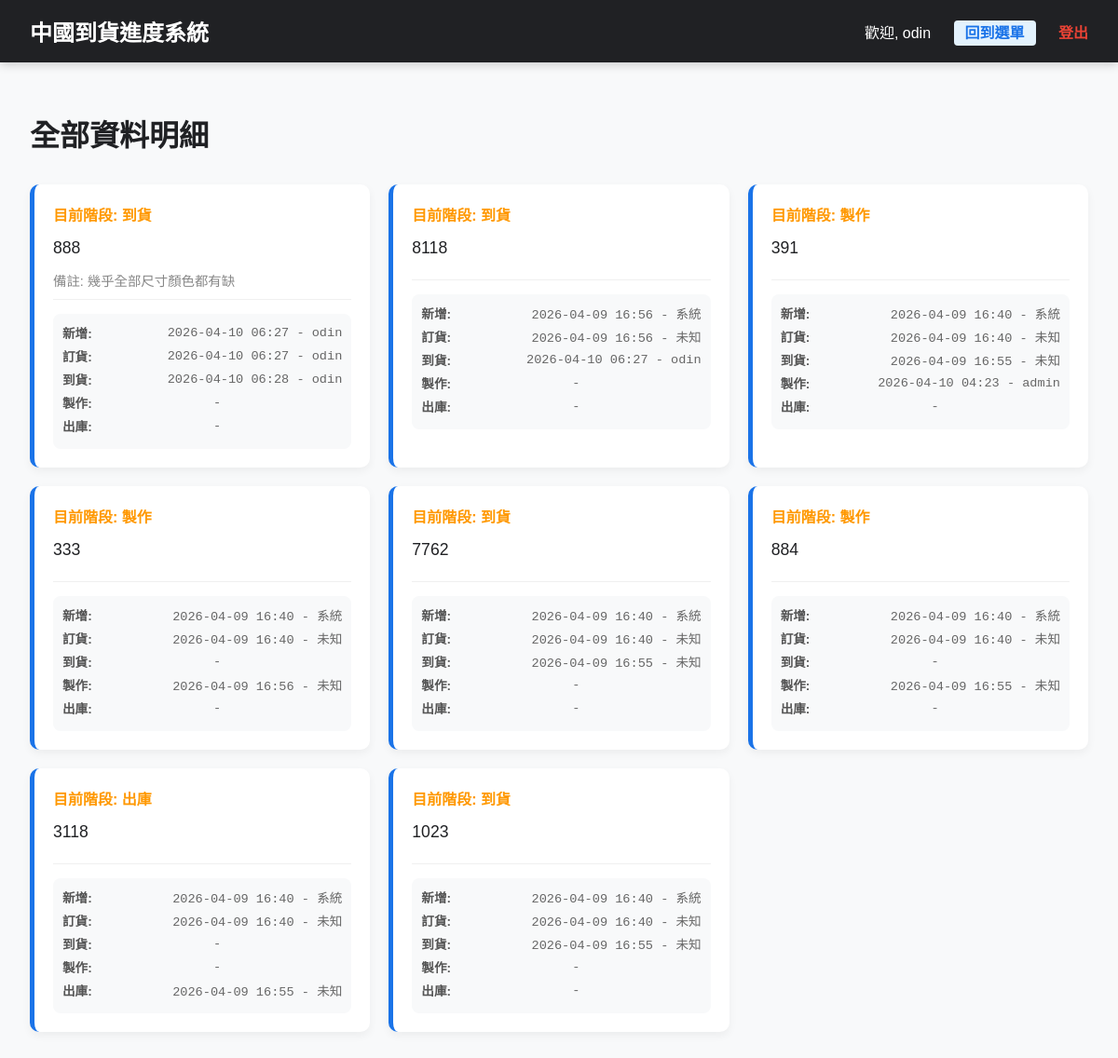
The page /all_data (signed in) on the database its author committed.
### models.py (models this page shows)
class SystemConfig(db.Model):
    id = db.Column(db.Integer, primary_key=True)
    key = db.Column(db.String(50), unique=True, nullable=False)
    value = db.Column(db.Text)

class SignboardItem(db.Model):
    id = db.Column(db.Integer, primary_key=True)
    content = db.Column(db.Text, nullable=False)
    remark = db.Column(db.Text) # 備註 (選填)
    current_stage = db.Column(db.String(50), default='ORDER')
    stage_dates = db.Column(db.JSON, default={})
    updated_at = db.Column(db.DateTime, default=datetime.now, onupdate=datetime.now)

### main.py (the view)
@app.route('/all_data')
def all_data_page():
    items = SignboardItem.query.order_by(SignboardItem.updated_at.desc()).all()
    workflow_stages = get_workflow_stages()
    processed_items = []
    for item in items:
        p_item = {
            'id': item.id,
            'content': item.content,
            'remark': item.remark,
            'current_stage_key': item.current_stage,
            'history': []
        }
        created_val = item.stage_dates.get('CREATED')
        if not created_val:
            for s in workflow_stages:
                if item.stage_dates.get(s['key']):
                    created_val = item.stage_dates.get(s['key'])
                    break
        if created_val:
            if isinstance(created_val, dict):
                dt = datetime.fromisoformat(created_val['date']).strftime('%Y-%m-%d %H:%M')
                user = created_val['user']
            else:
                dt = datetime.fromisoformat(created_val).strftime('%Y-%m-%d %H:%M')
                user = "系統"
            display_str = f"{dt} - {user}"
        else:
            display_str = "-"
        p_item['history'].append({'name': '新增', 'val': display_str})
        for s in workflow_stages:
            val = item.stage_dates.get(s['key'])
            if val:
                if isinstance(val, dict):
                    dt = datetime.fromisoformat(val['date']).strftime('%Y-%m-%d %H:%M')
                    user = val['user']
                else:
                    dt = datetime.fromisoformat(val).strftime('%Y-%m-%d %H:%M')
                    user = "未知"
                display_val = f"{dt} - {user}"
            else:
                display_val = "-"
            p_item['history'].append({'name': s['name'], 'val': display_val})
            if s['key'] == item.current_stage:
                p_item['current_stage_name'] = s['name']
        processed_items.append(p_item)
    return render_template('all_data.html', items=processed_items)

### main.py (called while the page is built, shortened)
def get_config(key, default=None):
    config = SystemConfig.query.filter_by(key=key).first()
    return config.value if config else default

def get_inf_config(section, key, default=None):
    inf_path = os.path.join(os.path.dirname(__file__), 'config.inf')
    if not os.path.exists(inf_path):
        return default

def get_workflow_stages():
    stages_str = get_inf_config('Workflow', 'stages', 'ORDER:訂貨,ARRIVAL:到貨,PRODUCTION:製作,DELIVERY:出庫')
    stages = []
    for item in stages_str.split(','):
        if ':' in item:
            key, name = item.strip().split(':')
            stages.append({'key': key.strip(), 'name': name.strip()})
    return stages

@app.context_processor
def inject_config():
    return {
        'site_title': get_config('site_title', '中國到貨看板系統'),
        'workflow_stages': get_workflow_stages()
    }

### templates/all_data.html (shortened to what this page needs)
{% extends "layout.html" %}
{% block content %}
<h1>全部資料明細</h1>
<div style="height: 10px;"></div>
<div style="display: grid; grid-template-columns: repeat(auto-fill, minmax(300px, 1fr)); gap: 20px;">
    {% for item in items %}
    <div style="background: white; padding: 20px; border-radius: 10px; box-shadow: 0 4px 10px rgba(0,0,0,0.05); border-left: 5px solid #1a73e8;">
        <div style="display: flex; justify-content: space-between; margin-bottom: 10px;">
            <span style="font-weight: bold; color: #ff9800;">目前階段: {{ item.current_stage_name }}</span>
        </div>
        <div style="font-size: 1.1rem; line-height: 1.6; word-break: break-all; margin-bottom: 10px;">
            {{ item.content }}
        </div>
        <div style="font-size: 0.9rem; color: #888; border-bottom: 1px solid #f0f0f0; padding-bottom: 10px; margin-bottom: 15px;">
            {% if item.remark %}備註: {{ item.remark }}{% endif %}
        </div>
        <div style="font-size: 0.85rem; color: #666; background: #f8f9fa; padding: 10px; border-radius: 8px;">
            {% for h in item.history %}
            <div style="margin-bottom: 5px; display: flex; align-items: center;">
                <span style="font-weight: bold; color: #555; white-space: nowrap;">{{ h.name }}:</span>
                <span style="font-family: monospace; flex-grow: 1; text-align: {{ 'center' if h.val == '-' else 'right' }};">{{ h.val }}</span>
            </div>
            {% endfor %}
        </div>
    </div>
    {% endfor %}
</div>
{% endblock %}

### templates/layout.html (shortened to what this page needs)
<!DOCTYPE html>
<html lang="zh-Hant">
<head>
</head>
<body>
    <div class="nav-header">
        <div style="font-size: 1.5rem; font-weight: bold;">{{ site_title }}</div>
        <div class="nav-links">
            <span>歡迎, {{ session.username }}</span>
            {% if request.endpoint not in ['admin_home', 'index'] %}
            <a href="/admin_home" style="background: #e3f2fd; color: #1a73e8; padding: 5px 12px; border-radius: 4px;">回到選單</a>
            {% endif %}
            <a href="/logout" style="color: var(--danger);">登出</a>
        </div>
    </div>
    <div class="container">
        {% block content %}{% endblock %}
    </div>
</body>
</html>

### templates/layout.html (style rules this page uses)
:root { --primary: #1a73e8; --success: #34a853; --warning: #fbbc05; --danger: #ea4335; --info: #4285f4; --dark: #202124; --light: #f8f9fa; }
body { font-family: 'Microsoft JhengHei', sans-serif; margin: 0; background: var(--light); color: var(--dark); }
.nav-header { background: var(--dark); color: white; padding: 1rem 2rem; display: flex; justify-content: space-between; align-items: center; box-shadow: 0 2px 10px rgba(0,0,0,0.2); }
.nav-links a { color: #ccc; text-decoration: none; margin-left: 20px; font-weight: bold; }
.container { padding: 2rem; max-width: 1200px; margin: 0 auto; }

### rows shown on the page
SystemConfig: value "中國到貨進度系統"
SignboardItem: current_stage_name "到貨", content "888", remark "幾乎全部尺寸顏色都有缺", name "新增" "訂貨" "到貨" "製作" "出庫", val "2026-04-10 06:27 - odin" "2026-04-10 06:27 - odin" "2026-04-10 06:28 - odin" "-" "-"
SignboardItem: current_stage_name "到貨", content "8118", name "新增" "訂貨" "到貨" "製作" "出庫", val "2026-04-09 16:56 - 系統" "2026-04-09 16:56 - 未知" "2026-04-10 06:27 - odin" "-" "-"
SignboardItem: current_stage_name "製作", content "391", name "新增" "訂貨" "到貨" "製作" "出庫", val "2026-04-09 16:40 - 系統" "2026-04-09 16:40 - 未知" "2026-04-09 16:55 - 未知" "2026-04-10 04:23 - admin" "-"
SignboardItem: current_stage_name "製作", content "333", name "新增" "訂貨" "到貨" "製作" "出庫", val "2026-04-09 16:40 - 系統" "2026-04-09 16:40 - 未知" "-" "2026-04-09 16:56 - 未知" "-"
SignboardItem: current_stage_name "到貨", content "7762", name "新增" "訂貨" "到貨" "製作" "出庫", val "2026-04-09 16:40 - 系統" "2026-04-09 16:40 - 未知" "2026-04-09 16:55 - 未知" "-" "-"
SignboardItem: current_stage_name "製作", content "884", name "新增" "訂貨" "到貨" "製作" "出庫", val "2026-04-09 16:40 - 系統" "2026-04-09 16:40 - 未知" "-" "2026-04-09 16:55 - 未知" "-"
SignboardItem: current_stage_name "出庫", content "3118", name "新增" "訂貨" "到貨" "製作" "出庫", val "2026-04-09 16:40 - 系統" "2026-04-09 16:40 - 未知" "-" "-" "2026-04-09 16:55 - 未知"
SignboardItem: current_stage_name "到貨", content "1023", name "新增" "訂貨" "到貨" "製作" "出庫", val "2026-04-09 16:40 - 系統" "2026-04-09 16:40 - 未知" "2026-04-09 16:55 - 未知" "-" "-"

### other values the page prints
{{ session.username }} "odin"
